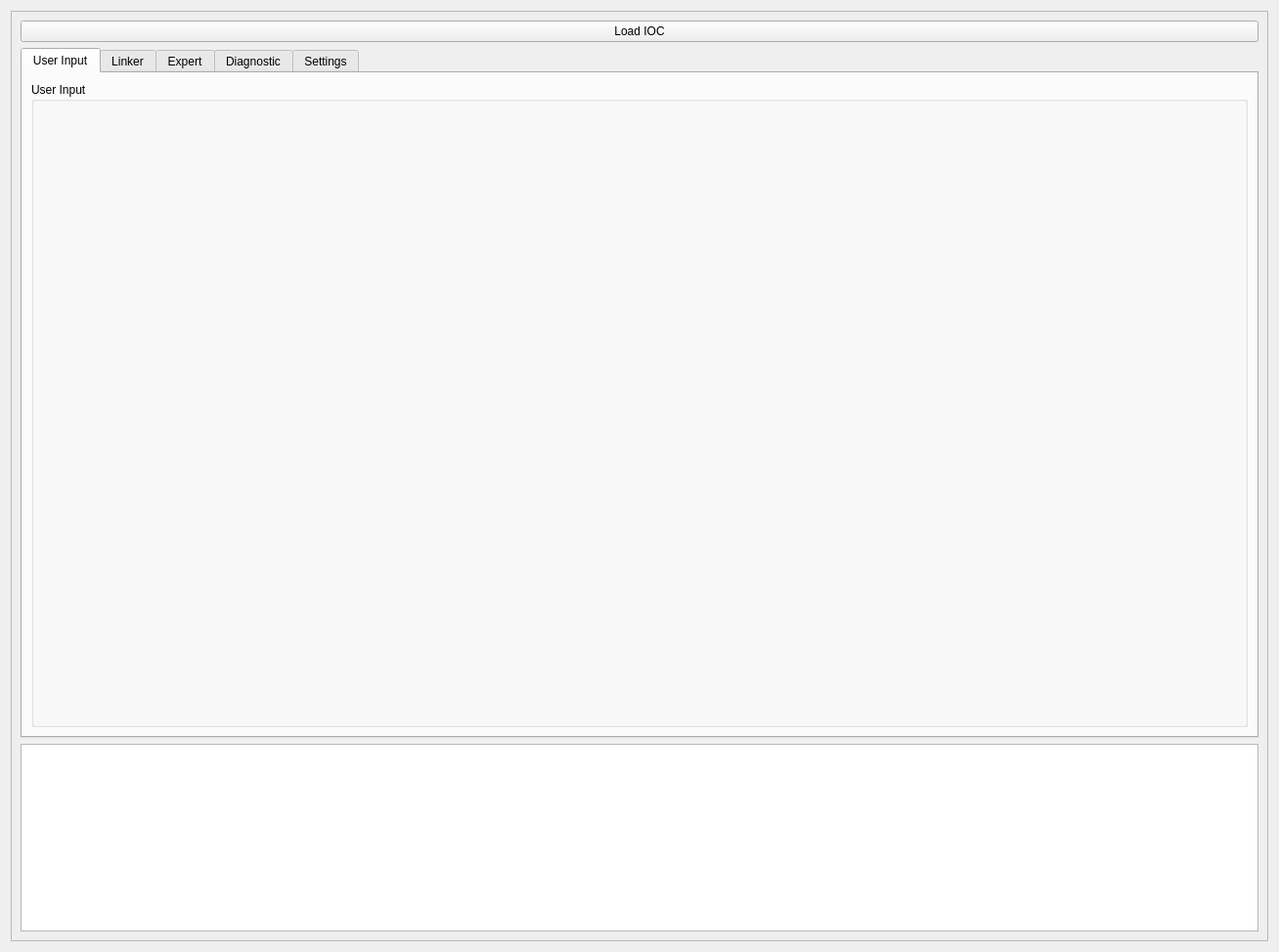
<?xml version="1.0" encoding="UTF-8"?>
<ui version="4.0">
 <class>Form</class>
 <widget class="QWidget" name="Form">
  <property name="geometry">
   <rect>
    <x>0</x>
    <y>0</y>
    <width>1308</width>
    <height>974</height>
   </rect>
  </property>
  <property name="windowTitle">
   <string>Form</string>
  </property>
  <layout class="QVBoxLayout" name="verticalLayout_5">
   <item>
    <widget class="QScrollArea" name="scrollArea">
     <property name="widgetResizable">
      <bool>true</bool>
     </property>
     <widget class="QWidget" name="scrollAreaWidgetContents">
      <property name="geometry">
       <rect>
        <x>0</x>
        <y>0</y>
        <width>1288</width>
        <height>954</height>
       </rect>
      </property>
      <layout class="QVBoxLayout" name="verticalLayout_33">
       <item>
        <layout class="QHBoxLayout" name="horizontalLayout">
         <item>
          <widget class="QPushButton" name="load_ioc">
           <property name="text">
            <string>Load IOC</string>
           </property>
          </widget>
         </item>
        </layout>
       </item>
       <item>
        <widget class="QTabWidget" name="main_tabs">
         <property name="currentIndex">
          <number>0</number>
         </property>
         <widget class="QWidget" name="user_input_view">
          <attribute name="title">
           <string>User Input</string>
          </attribute>
          <layout class="QVBoxLayout" name="verticalLayout_2">
           <item>
            <layout class="QVBoxLayout" name="verticalLayout">
             <item>
              <widget class="QGroupBox" name="ui_groupbox">
               <property name="title">
                <string>User Input</string>
               </property>
               <layout class="QVBoxLayout" name="verticalLayout_4"/>
              </widget>
             </item>
            </layout>
           </item>
          </layout>
         </widget>
         <widget class="QWidget" name="map_view">
          <attribute name="title">
           <string>Linker</string>
          </attribute>
          <layout class="QVBoxLayout" name="verticalLayout_6">
           <item>
            <layout class="QVBoxLayout" name="verticalLayout_3">
             <item>
              <widget class="QGroupBox" name="linker_groupbox">
               <property name="title">
                <string>Linker</string>
               </property>
               <layout class="QVBoxLayout" name="verticalLayout_8"/>
              </widget>
             </item>
            </layout>
           </item>
          </layout>
         </widget>
         <widget class="QWidget" name="expert_screen">
          <attribute name="title">
           <string>Expert</string>
          </attribute>
          <layout class="QVBoxLayout" name="verticalLayout_9">
           <item>
            <layout class="QVBoxLayout" name="verticalLayout_7">
             <item>
              <widget class="QGroupBox" name="expert_groupBox">
               <property name="title">
                <string>Expert</string>
               </property>
               <layout class="QVBoxLayout" name="verticalLayout_11"/>
              </widget>
             </item>
            </layout>
           </item>
          </layout>
         </widget>
         <widget class="QWidget" name="diagnostic_screen">
          <attribute name="title">
           <string>Diagnostic</string>
          </attribute>
          <layout class="QVBoxLayout" name="verticalLayout_12">
           <item>
            <layout class="QVBoxLayout" name="verticalLayout_10">
             <item>
              <widget class="QGroupBox" name="diagnostic_groupbox">
               <property name="title">
                <string>Diagnostic</string>
               </property>
               <layout class="QVBoxLayout" name="verticalLayout_14"/>
              </widget>
             </item>
            </layout>
           </item>
          </layout>
         </widget>
         <widget class="QWidget" name="settings">
          <attribute name="title">
           <string>Settings</string>
          </attribute>
          <layout class="QVBoxLayout" name="verticalLayout_15">
           <item>
            <layout class="QVBoxLayout" name="verticalLayout_13">
             <item>
              <widget class="QGroupBox" name="settings_groupBox">
               <property name="title">
                <string>Settings</string>
               </property>
               <layout class="QVBoxLayout" name="verticalLayout_17"/>
              </widget>
             </item>
            </layout>
           </item>
          </layout>
         </widget>
        </widget>
       </item>
       <item>
        <layout class="QVBoxLayout" name="verticalLayout_35">
         <item>
          <widget class="QPlainTextEdit" name="status_logger">
           <property name="sizePolicy">
            <sizepolicy hsizetype="Expanding" vsizetype="Minimum">
             <horstretch>0</horstretch>
             <verstretch>0</verstretch>
            </sizepolicy>
           </property>
           <property name="baseSize">
            <size>
             <width>0</width>
             <height>0</height>
            </size>
           </property>
          </widget>
         </item>
        </layout>
       </item>
      </layout>
     </widget>
    </widget>
   </item>
  </layout>
 </widget>
 <resources/>
 <connections/>
</ui>
